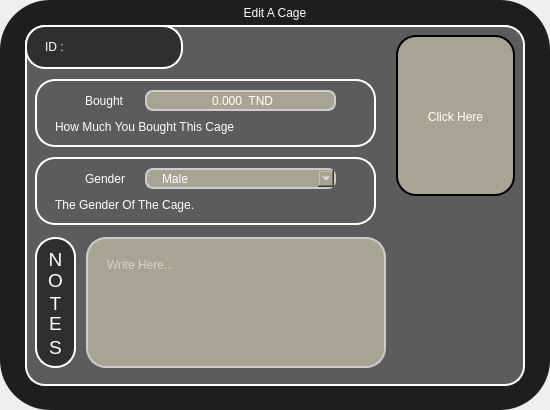
<?xml version="1.0" encoding="UTF-8"?>
<ui version="4.0">
 <class>EditCage_Main</class>
 <widget class="QDialog" name="EditCage_Main">
  <property name="geometry">
   <rect>
    <x>0</x>
    <y>0</y>
    <width>550</width>
    <height>410</height>
   </rect>
  </property>
  <property name="minimumSize">
   <size>
    <width>550</width>
    <height>410</height>
   </size>
  </property>
  <property name="maximumSize">
   <size>
    <width>550</width>
    <height>410</height>
   </size>
  </property>
  <property name="windowTitle">
   <string>Dialog</string>
  </property>
  <property name="styleSheet">
   <string notr="true"/>
  </property>
  <widget class="QFrame" name="Background">
   <property name="geometry">
    <rect>
     <x>0</x>
     <y>0</y>
     <width>550</width>
     <height>410</height>
    </rect>
   </property>
   <property name="minimumSize">
    <size>
     <width>550</width>
     <height>410</height>
    </size>
   </property>
   <property name="maximumSize">
    <size>
     <width>550</width>
     <height>410</height>
    </size>
   </property>
   <property name="styleSheet">
    <string notr="true">QWidget{
	background-color: rgb(30, 30, 30);
	color: rgb(255, 255, 255);
	font: 75 9pt &quot;Orbitron&quot;;
	border-style: outset;
    	border-radius: 50px;
}</string>
   </property>
   <property name="frameShape">
    <enum>QFrame::StyledPanel</enum>
   </property>
   <property name="frameShadow">
    <enum>QFrame::Raised</enum>
   </property>
   <widget class="QFrame" name="Infos_Frame">
    <property name="enabled">
     <bool>true</bool>
    </property>
    <property name="geometry">
     <rect>
      <x>25</x>
      <y>25</y>
      <width>500</width>
      <height>361</height>
     </rect>
    </property>
    <property name="minimumSize">
     <size>
      <width>500</width>
      <height>361</height>
     </size>
    </property>
    <property name="maximumSize">
     <size>
      <width>500</width>
      <height>361</height>
     </size>
    </property>
    <property name="styleSheet">
     <string notr="true">QWidget{
	background-color: #5C5C5C;
	color: rgb(255, 255, 255);
	font: 75 18pt &quot;Acme&quot;;
	border: 2px solid #ffffff;
	border-style: outset;
    	border-radius: 20px;
}</string>
    </property>
    <property name="frameShape">
     <enum>QFrame::StyledPanel</enum>
    </property>
    <property name="frameShadow">
     <enum>QFrame::Raised</enum>
    </property>
    <widget class="QFrame" name="ID_Frame">
     <property name="enabled">
      <bool>true</bool>
     </property>
     <property name="geometry">
      <rect>
       <x>0</x>
       <y>0</y>
       <width>158</width>
       <height>44</height>
      </rect>
     </property>
     <property name="minimumSize">
      <size>
       <width>158</width>
       <height>44</height>
      </size>
     </property>
     <property name="maximumSize">
      <size>
       <width>158</width>
       <height>44</height>
      </size>
     </property>
     <property name="styleSheet">
      <string notr="true">QWidget{
	background-color: #2F2F2F;
	color: rgb(255, 255, 255);
	border: 2px solid #ffffff;
	border-style: outset;
    	border-radius: 20px;
}</string>
     </property>
     <property name="frameShape">
      <enum>QFrame::StyledPanel</enum>
     </property>
     <property name="frameShadow">
      <enum>QFrame::Raised</enum>
     </property>
     <widget class="QLabel" name="ID_Label">
      <property name="geometry">
       <rect>
        <x>20</x>
        <y>6</y>
        <width>121</width>
        <height>31</height>
       </rect>
      </property>
      <property name="minimumSize">
       <size>
        <width>121</width>
        <height>31</height>
       </size>
      </property>
      <property name="maximumSize">
       <size>
        <width>121</width>
        <height>31</height>
       </size>
      </property>
      <property name="styleSheet">
       <string notr="true">QLabel {
border: none;
background-color: rgba(0, 0, 0, 0);
color: rgb(255, 255, 255);
font: 75 18pt &quot;Acme&quot;;
}</string>
      </property>
      <property name="text">
       <string>ID : </string>
      </property>
     </widget>
    </widget>
    <widget class="QFrame" name="Cage_Avatar_Frame">
     <property name="geometry">
      <rect>
       <x>371</x>
       <y>10</y>
       <width>119</width>
       <height>161</height>
      </rect>
     </property>
     <property name="minimumSize">
      <size>
       <width>119</width>
       <height>161</height>
      </size>
     </property>
     <property name="maximumSize">
      <size>
       <width>119</width>
       <height>161</height>
      </size>
     </property>
     <property name="styleSheet">
      <string notr="true">QWidget{
	background-color:rgb(167, 164, 147);
	color: rgb(255, 255, 255);
	border: 2px solid rgb(0, 0, 0);
	border-style: outset;
    	border-radius: 20px;
}</string>
     </property>
     <property name="frameShape">
      <enum>QFrame::StyledPanel</enum>
     </property>
     <property name="frameShadow">
      <enum>QFrame::Raised</enum>
     </property>
     <widget class="QPushButton" name="Cage_Avatar_Button">
      <property name="geometry">
       <rect>
        <x>4</x>
        <y>6</y>
        <width>111</width>
        <height>151</height>
       </rect>
      </property>
      <property name="styleSheet">
       <string notr="true">QPushButton {
	color: rgb(255, 255, 255);
	font: 75 15pt &quot;Acme&quot;;
	border:none;
}
QPushButton:hover {
	color: rgb(229, 255, 185);
	font: 75 15pt &quot;Acme&quot;;
	border:none;
}

QPushButton:pressed {
	color: rgb(120, 133, 96);
	font: 75 15pt &quot;Acme&quot;;
	border:none;
}</string>
      </property>
      <property name="text">
       <string>Click Here</string>
      </property>
      <property name="icon">
       <iconset resource="resources.qrc">
        <normaloff>:/Icons/Cages_White.png</normaloff>:/Icons/Cages_White.png</iconset>
      </property>
      <property name="checkable">
       <bool>false</bool>
      </property>
      <property name="flat">
       <bool>false</bool>
      </property>
     </widget>
    </widget>
    <widget class="QFrame" name="Bought_Frame">
     <property name="geometry">
      <rect>
       <x>10</x>
       <y>54</y>
       <width>341</width>
       <height>68</height>
      </rect>
     </property>
     <property name="minimumSize">
      <size>
       <width>341</width>
       <height>68</height>
      </size>
     </property>
     <property name="maximumSize">
      <size>
       <width>341</width>
       <height>68</height>
      </size>
     </property>
     <property name="styleSheet">
      <string notr="true">QWidget{
	background-color: #5C5C5C;
	color: rgb(255, 255, 255);
	font: 75 18pt &quot;Acme&quot;;
	border: 2px solid #ffffff;
	border-style: outset;
    	border-radius: 20px;
}</string>
     </property>
     <property name="frameShape">
      <enum>QFrame::StyledPanel</enum>
     </property>
     <property name="frameShadow">
      <enum>QFrame::Raised</enum>
     </property>
     <widget class="QLabel" name="Cage_Bought_Label">
      <property name="geometry">
       <rect>
        <x>50</x>
        <y>11</y>
        <width>80</width>
        <height>21</height>
       </rect>
      </property>
      <property name="minimumSize">
       <size>
        <width>80</width>
        <height>21</height>
       </size>
      </property>
      <property name="maximumSize">
       <size>
        <width>80</width>
        <height>21</height>
       </size>
      </property>
      <property name="styleSheet">
       <string notr="true">QLabel {
border: none;
background-color: rgba(0, 0, 0, 0);
color: rgb(255, 255, 255);
font: 75 13pt &quot;Acme&quot;;
}</string>
      </property>
      <property name="text">
       <string>Bought</string>
      </property>
     </widget>
     <widget class="QDoubleSpinBox" name="Bought_Input">
      <property name="geometry">
       <rect>
        <x>110</x>
        <y>11</y>
        <width>191</width>
        <height>21</height>
       </rect>
      </property>
      <property name="minimumSize">
       <size>
        <width>191</width>
        <height>21</height>
       </size>
      </property>
      <property name="maximumSize">
       <size>
        <width>191</width>
        <height>21</height>
       </size>
      </property>
      <property name="styleSheet">
       <string notr="true">QDoubleSpinBox {
	background-color:rgb(167, 164, 147);
	padding-left: 5px;
	border: 2px solid #ccc;
	border-radius: 8px;
	background-repeat: no-repeat;
	background-position: left center;
	font: 75 15pt &quot;Acme&quot;;
}</string>
      </property>
      <property name="wrapping">
       <bool>false</bool>
      </property>
      <property name="alignment">
       <set>Qt::AlignCenter</set>
      </property>
      <property name="buttonSymbols">
       <enum>QAbstractSpinBox::NoButtons</enum>
      </property>
      <property name="accelerated">
       <bool>true</bool>
      </property>
      <property name="prefix">
       <string/>
      </property>
      <property name="suffix">
       <string>  TND</string>
      </property>
      <property name="decimals">
       <number>3</number>
      </property>
      <property name="maximum">
       <double>9999.989999999999782</double>
      </property>
      <property name="singleStep">
       <double>0.500000000000000</double>
      </property>
     </widget>
     <widget class="QLabel" name="Cage_Bought_Icon">
      <property name="geometry">
       <rect>
        <x>20</x>
        <y>11</y>
        <width>21</width>
        <height>21</height>
       </rect>
      </property>
      <property name="minimumSize">
       <size>
        <width>21</width>
        <height>21</height>
       </size>
      </property>
      <property name="maximumSize">
       <size>
        <width>21</width>
        <height>21</height>
       </size>
      </property>
      <property name="styleSheet">
       <string notr="true">border: none;
background-color: rgba(0, 0, 0, 0);
color: rgb(255, 255, 255);
font: 75 18pt &quot;Acme&quot;;</string>
      </property>
      <property name="text">
       <string/>
      </property>
      <property name="pixmap">
       <pixmap resource="resources.qrc">:/Icons/TND_White.png</pixmap>
      </property>
      <property name="scaledContents">
       <bool>true</bool>
      </property>
      <property name="alignment">
       <set>Qt::AlignCenter</set>
      </property>
     </widget>
     <widget class="QLabel" name="Bought_Infos">
      <property name="geometry">
       <rect>
        <x>20</x>
        <y>37</y>
        <width>301</width>
        <height>21</height>
       </rect>
      </property>
      <property name="minimumSize">
       <size>
        <width>301</width>
        <height>21</height>
       </size>
      </property>
      <property name="maximumSize">
       <size>
        <width>301</width>
        <height>21</height>
       </size>
      </property>
      <property name="styleSheet">
       <string notr="true">QLabel {border: none;
background-color: rgba(0, 0, 0, 0);
color: rgbrgb(0, 174, 255);
font: 75 13pt &quot;Acme&quot;;
}</string>
      </property>
      <property name="text">
       <string>How Much You Bought This Cage</string>
      </property>
     </widget>
    </widget>
    <widget class="QFrame" name="Gender_Frame">
     <property name="geometry">
      <rect>
       <x>10</x>
       <y>132</y>
       <width>341</width>
       <height>68</height>
      </rect>
     </property>
     <property name="minimumSize">
      <size>
       <width>341</width>
       <height>68</height>
      </size>
     </property>
     <property name="maximumSize">
      <size>
       <width>341</width>
       <height>68</height>
      </size>
     </property>
     <property name="frameShape">
      <enum>QFrame::StyledPanel</enum>
     </property>
     <property name="frameShadow">
      <enum>QFrame::Raised</enum>
     </property>
     <widget class="QLabel" name="Cage_Gender_Icon">
      <property name="geometry">
       <rect>
        <x>20</x>
        <y>11</y>
        <width>21</width>
        <height>21</height>
       </rect>
      </property>
      <property name="minimumSize">
       <size>
        <width>21</width>
        <height>21</height>
       </size>
      </property>
      <property name="maximumSize">
       <size>
        <width>21</width>
        <height>21</height>
       </size>
      </property>
      <property name="styleSheet">
       <string notr="true">border: none;
background-color: rgba(0, 0, 0, 0);
color: rgb(255, 255, 255);
font: 75 18pt &quot;Acme&quot;;</string>
      </property>
      <property name="text">
       <string/>
      </property>
      <property name="pixmap">
       <pixmap resource="resources.qrc">:/Icons/Gender_White.png</pixmap>
      </property>
      <property name="scaledContents">
       <bool>true</bool>
      </property>
      <property name="alignment">
       <set>Qt::AlignCenter</set>
      </property>
     </widget>
     <widget class="QComboBox" name="Gender_Input">
      <property name="geometry">
       <rect>
        <x>110</x>
        <y>11</y>
        <width>191</width>
        <height>21</height>
       </rect>
      </property>
      <property name="minimumSize">
       <size>
        <width>191</width>
        <height>21</height>
       </size>
      </property>
      <property name="maximumSize">
       <size>
        <width>191</width>
        <height>21</height>
       </size>
      </property>
      <property name="styleSheet">
       <string notr="true">QComboBox {
	background-color:rgb(167, 164, 147);
	padding:1px 18px 1px 3px;
	padding-left: 15px;
	border: 2px solid #ccc;
	border-radius: 8px;
	background-repeat: no-repeat;
	background-position: left center;
	font: 75 15pt &quot;Acme&quot;;
}</string>
      </property>
      <item>
       <property name="text">
        <string>Male</string>
       </property>
       <property name="icon">
        <iconset resource="resources.qrc">
         <normaloff>:/Icons/Gender_Male_White.png</normaloff>
         <normalon>:/Icons/Gender_Male_Green.png</normalon>:/Icons/Gender_Male_White.png</iconset>
       </property>
      </item>
      <item>
       <property name="text">
        <string>Female</string>
       </property>
       <property name="icon">
        <iconset resource="resources.qrc">
         <normaloff>:/Icons/Gender_Female_White.png</normaloff>
         <normalon>:/Icons/Gender_Female_Green.png</normalon>:/Icons/Gender_Female_White.png</iconset>
       </property>
      </item>
      <item>
       <property name="text">
        <string>Kids</string>
       </property>
       <property name="icon">
        <iconset resource="resources.qrc">
         <normaloff>:/Icons/Gender_Null_White.png</normaloff>
         <normalon>:/Icons/Gender_Null_Green.png</normalon>:/Icons/Gender_Null_White.png</iconset>
       </property>
      </item>
     </widget>
     <widget class="QLabel" name="Cage_Gender_Label">
      <property name="geometry">
       <rect>
        <x>50</x>
        <y>11</y>
        <width>61</width>
        <height>21</height>
       </rect>
      </property>
      <property name="minimumSize">
       <size>
        <width>61</width>
        <height>21</height>
       </size>
      </property>
      <property name="maximumSize">
       <size>
        <width>61</width>
        <height>21</height>
       </size>
      </property>
      <property name="styleSheet">
       <string notr="true">QLabel {
border: none;
background-color: rgba(0, 0, 0, 0);
color: rgb(255, 255, 255);
font: 75 13pt &quot;Acme&quot;;
}</string>
      </property>
      <property name="text">
       <string>Gender</string>
      </property>
     </widget>
     <widget class="QLabel" name="Gender_Infos">
      <property name="geometry">
       <rect>
        <x>20</x>
        <y>37</y>
        <width>301</width>
        <height>21</height>
       </rect>
      </property>
      <property name="minimumSize">
       <size>
        <width>301</width>
        <height>21</height>
       </size>
      </property>
      <property name="maximumSize">
       <size>
        <width>301</width>
        <height>21</height>
       </size>
      </property>
      <property name="styleSheet">
       <string notr="true">QLabel {border: none;
background-color: rgba(0, 0, 0, 0);
color: rgbrgb(0, 174, 255);
font: 75 13pt &quot;Acme&quot;;
}</string>
      </property>
      <property name="text">
       <string>The Gender Of The Cage.</string>
      </property>
     </widget>
    </widget>
    <widget class="QFrame" name="Notes_Label_Frame">
     <property name="geometry">
      <rect>
       <x>10</x>
       <y>212</y>
       <width>41</width>
       <height>131</height>
      </rect>
     </property>
     <property name="minimumSize">
      <size>
       <width>41</width>
       <height>131</height>
      </size>
     </property>
     <property name="maximumSize">
      <size>
       <width>41</width>
       <height>131</height>
      </size>
     </property>
     <property name="styleSheet">
      <string notr="true">QWidget{
	background-color: #2F2F2F;
	color: rgb(255, 255, 255);
	border: 2px solid #ffffff;
	border-style: outset;
    	border-radius: 20px;
}</string>
     </property>
     <property name="frameShape">
      <enum>QFrame::StyledPanel</enum>
     </property>
     <property name="frameShadow">
      <enum>QFrame::Raised</enum>
     </property>
     <widget class="QLabel" name="Notes_Text_Label">
      <property name="geometry">
       <rect>
        <x>0</x>
        <y>2</y>
        <width>41</width>
        <height>41</height>
       </rect>
      </property>
      <property name="layoutDirection">
       <enum>Qt::LeftToRight</enum>
      </property>
      <property name="autoFillBackground">
       <bool>false</bool>
      </property>
      <property name="styleSheet">
       <string notr="true">QLabel {
border: none;
background-color: rgba(0, 0, 0, 0);
color: rgb(255, 255, 255);
font: 75 18pt &quot;Acme&quot;;
}</string>
      </property>
      <property name="text">
       <string>&lt;!DOCTYPE HTML PUBLIC &quot;-//W3C//DTD HTML 4.0//EN&quot; &quot;http://www.w3.org/TR/REC-html40/strict.dtd&quot;&gt;
&lt;html&gt;&lt;head&gt;&lt;meta name=&quot;qrichtext&quot; content=&quot;1&quot; /&gt;&lt;style type=&quot;text/css&quot;&gt;
p, li { white-space: pre-wrap; }
&lt;/style&gt;&lt;/head&gt;&lt;body style=&quot; font-family:'Acme'; font-size:18pt; font-weight:72; font-style:normal;&quot;&gt;
&lt;p style=&quot; margin-top:12px; margin-bottom:12px; margin-left:0px; margin-right:0px; -qt-block-indent:0; text-indent:0px;&quot;&gt;&lt;span style=&quot; font-size:14pt;&quot;&gt;N&lt;/span&gt;&lt;/p&gt;&lt;/body&gt;&lt;/html&gt;</string>
      </property>
      <property name="textFormat">
       <enum>Qt::RichText</enum>
      </property>
      <property name="scaledContents">
       <bool>false</bool>
      </property>
      <property name="alignment">
       <set>Qt::AlignCenter</set>
      </property>
      <property name="wordWrap">
       <bool>false</bool>
      </property>
      <property name="openExternalLinks">
       <bool>false</bool>
      </property>
     </widget>
     <widget class="QLabel" name="Notes_Text_Label_2">
      <property name="geometry">
       <rect>
        <x>0</x>
        <y>23</y>
        <width>41</width>
        <height>41</height>
       </rect>
      </property>
      <property name="layoutDirection">
       <enum>Qt::LeftToRight</enum>
      </property>
      <property name="autoFillBackground">
       <bool>false</bool>
      </property>
      <property name="styleSheet">
       <string notr="true">QLabel {
border: none;
background-color: rgba(0, 0, 0, 0);
color: rgb(255, 255, 255);
font: 75 18pt &quot;Acme&quot;;
}</string>
      </property>
      <property name="text">
       <string>&lt;!DOCTYPE HTML PUBLIC &quot;-//W3C//DTD HTML 4.0//EN&quot; &quot;http://www.w3.org/TR/REC-html40/strict.dtd&quot;&gt;
&lt;html&gt;&lt;head&gt;&lt;meta name=&quot;qrichtext&quot; content=&quot;1&quot; /&gt;&lt;style type=&quot;text/css&quot;&gt;
p, li { white-space: pre-wrap; }
&lt;/style&gt;&lt;/head&gt;&lt;body style=&quot; font-family:'Acme'; font-size:18pt; font-weight:72; font-style:normal;&quot;&gt;
&lt;p style=&quot; margin-top:12px; margin-bottom:12px; margin-left:0px; margin-right:0px; -qt-block-indent:0; text-indent:0px;&quot;&gt;&lt;span style=&quot; font-size:14pt;&quot;&gt;O&lt;/span&gt;&lt;/p&gt;&lt;/body&gt;&lt;/html&gt;</string>
      </property>
      <property name="textFormat">
       <enum>Qt::RichText</enum>
      </property>
      <property name="scaledContents">
       <bool>false</bool>
      </property>
      <property name="alignment">
       <set>Qt::AlignCenter</set>
      </property>
      <property name="wordWrap">
       <bool>false</bool>
      </property>
      <property name="openExternalLinks">
       <bool>false</bool>
      </property>
     </widget>
     <widget class="QLabel" name="Notes_Text_Label_3">
      <property name="geometry">
       <rect>
        <x>0</x>
        <y>46</y>
        <width>41</width>
        <height>41</height>
       </rect>
      </property>
      <property name="layoutDirection">
       <enum>Qt::LeftToRight</enum>
      </property>
      <property name="autoFillBackground">
       <bool>false</bool>
      </property>
      <property name="styleSheet">
       <string notr="true">QLabel {
border: none;
background-color: rgba(0, 0, 0, 0);
color: rgb(255, 255, 255);
font: 75 18pt &quot;Acme&quot;;
}</string>
      </property>
      <property name="text">
       <string>&lt;!DOCTYPE HTML PUBLIC &quot;-//W3C//DTD HTML 4.0//EN&quot; &quot;http://www.w3.org/TR/REC-html40/strict.dtd&quot;&gt;
&lt;html&gt;&lt;head&gt;&lt;meta name=&quot;qrichtext&quot; content=&quot;1&quot; /&gt;&lt;style type=&quot;text/css&quot;&gt;
p, li { white-space: pre-wrap; }
&lt;/style&gt;&lt;/head&gt;&lt;body style=&quot; font-family:'Acme'; font-size:18pt; font-weight:72; font-style:normal;&quot;&gt;
&lt;p style=&quot; margin-top:12px; margin-bottom:12px; margin-left:0px; margin-right:0px; -qt-block-indent:0; text-indent:0px;&quot;&gt;&lt;span style=&quot; font-size:14pt;&quot;&gt;T&lt;/span&gt;&lt;/p&gt;&lt;/body&gt;&lt;/html&gt;</string>
      </property>
      <property name="textFormat">
       <enum>Qt::RichText</enum>
      </property>
      <property name="scaledContents">
       <bool>false</bool>
      </property>
      <property name="alignment">
       <set>Qt::AlignCenter</set>
      </property>
      <property name="wordWrap">
       <bool>false</bool>
      </property>
      <property name="openExternalLinks">
       <bool>false</bool>
      </property>
     </widget>
     <widget class="QLabel" name="Notes_Text_Label_4">
      <property name="geometry">
       <rect>
        <x>0</x>
        <y>66</y>
        <width>41</width>
        <height>41</height>
       </rect>
      </property>
      <property name="layoutDirection">
       <enum>Qt::LeftToRight</enum>
      </property>
      <property name="autoFillBackground">
       <bool>false</bool>
      </property>
      <property name="styleSheet">
       <string notr="true">QLabel {
border: none;
background-color: rgba(0, 0, 0, 0);
color: rgb(255, 255, 255);
font: 75 18pt &quot;Acme&quot;;
}</string>
      </property>
      <property name="text">
       <string>&lt;!DOCTYPE HTML PUBLIC &quot;-//W3C//DTD HTML 4.0//EN&quot; &quot;http://www.w3.org/TR/REC-html40/strict.dtd&quot;&gt;
&lt;html&gt;&lt;head&gt;&lt;meta name=&quot;qrichtext&quot; content=&quot;1&quot; /&gt;&lt;style type=&quot;text/css&quot;&gt;
p, li { white-space: pre-wrap; }
&lt;/style&gt;&lt;/head&gt;&lt;body style=&quot; font-family:'Acme'; font-size:18pt; font-weight:72; font-style:normal;&quot;&gt;
&lt;p style=&quot; margin-top:12px; margin-bottom:12px; margin-left:0px; margin-right:0px; -qt-block-indent:0; text-indent:0px;&quot;&gt;&lt;span style=&quot; font-size:14pt;&quot;&gt;E&lt;/span&gt;&lt;/p&gt;&lt;/body&gt;&lt;/html&gt;</string>
      </property>
      <property name="textFormat">
       <enum>Qt::RichText</enum>
      </property>
      <property name="scaledContents">
       <bool>false</bool>
      </property>
      <property name="alignment">
       <set>Qt::AlignCenter</set>
      </property>
      <property name="wordWrap">
       <bool>false</bool>
      </property>
      <property name="openExternalLinks">
       <bool>false</bool>
      </property>
     </widget>
     <widget class="QLabel" name="Notes_Text_Label_5">
      <property name="geometry">
       <rect>
        <x>0</x>
        <y>90</y>
        <width>41</width>
        <height>41</height>
       </rect>
      </property>
      <property name="layoutDirection">
       <enum>Qt::LeftToRight</enum>
      </property>
      <property name="autoFillBackground">
       <bool>false</bool>
      </property>
      <property name="styleSheet">
       <string notr="true">QLabel {
border: none;
background-color: rgba(0, 0, 0, 0);
color: rgb(255, 255, 255);
font: 75 18pt &quot;Acme&quot;;
}</string>
      </property>
      <property name="text">
       <string>&lt;!DOCTYPE HTML PUBLIC &quot;-//W3C//DTD HTML 4.0//EN&quot; &quot;http://www.w3.org/TR/REC-html40/strict.dtd&quot;&gt;
&lt;html&gt;&lt;head&gt;&lt;meta name=&quot;qrichtext&quot; content=&quot;1&quot; /&gt;&lt;style type=&quot;text/css&quot;&gt;
p, li { white-space: pre-wrap; }
&lt;/style&gt;&lt;/head&gt;&lt;body style=&quot; font-family:'Acme'; font-size:18pt; font-weight:72; font-style:normal;&quot;&gt;
&lt;p style=&quot; margin-top:12px; margin-bottom:12px; margin-left:0px; margin-right:0px; -qt-block-indent:0; text-indent:0px;&quot;&gt;&lt;span style=&quot; font-size:14pt;&quot;&gt;S&lt;/span&gt;&lt;/p&gt;&lt;/body&gt;&lt;/html&gt;</string>
      </property>
      <property name="textFormat">
       <enum>Qt::RichText</enum>
      </property>
      <property name="scaledContents">
       <bool>false</bool>
      </property>
      <property name="alignment">
       <set>Qt::AlignCenter</set>
      </property>
      <property name="wordWrap">
       <bool>false</bool>
      </property>
      <property name="openExternalLinks">
       <bool>false</bool>
      </property>
     </widget>
    </widget>
    <widget class="QPlainTextEdit" name="Notes_Input">
     <property name="geometry">
      <rect>
       <x>61</x>
       <y>212</y>
       <width>300</width>
       <height>131</height>
      </rect>
     </property>
     <property name="minimumSize">
      <size>
       <width>300</width>
       <height>131</height>
      </size>
     </property>
     <property name="maximumSize">
      <size>
       <width>300</width>
       <height>131</height>
      </size>
     </property>
     <property name="styleSheet">
      <string notr="true">QPlainTextEdit{
	background-color:rgb(167, 164, 147);
	padding-left: 15px;
	padding-top: 15px;
	padding-right: 15px;
	border: 2px solid #ccc;
	border-radius: 8px;
	background-repeat: no-repeat;
	background-position: left center;
	font: 75 15pt &quot;Acme&quot;;
    	border-radius: 20px;
}</string>
     </property>
     <property name="verticalScrollBarPolicy">
      <enum>Qt::ScrollBarAlwaysOff</enum>
     </property>
     <property name="horizontalScrollBarPolicy">
      <enum>Qt::ScrollBarAlwaysOff</enum>
     </property>
     <property name="documentTitle">
      <string/>
     </property>
     <property name="placeholderText">
      <string>Write Here...</string>
     </property>
    </widget>
    <widget class="QPushButton" name="Edit_Cage_Button">
     <property name="enabled">
      <bool>true</bool>
     </property>
     <property name="geometry">
      <rect>
       <x>408</x>
       <y>226</y>
       <width>43</width>
       <height>33</height>
      </rect>
     </property>
     <property name="minimumSize">
      <size>
       <width>43</width>
       <height>33</height>
      </size>
     </property>
     <property name="maximumSize">
      <size>
       <width>43</width>
       <height>33</height>
      </size>
     </property>
     <property name="font">
      <font>
       <family>Acme</family>
       <pointsize>18</pointsize>
       <weight>9</weight>
       <italic>false</italic>
       <bold>false</bold>
      </font>
     </property>
     <property name="cursor">
      <cursorShape>ArrowCursor</cursorShape>
     </property>
     <property name="styleSheet">
      <string notr="true">QPushButton {
	border: none;
	background-color:rgba(0, 0, 0, 0);
	image: url(:/Icons/Edit_Cage_White.png);
}
QPushButton:hover {
	border: none;
	background-color:rgba(0, 0, 0, 0);
	image: url(:/Icons/Edit_Cage_Mix.png);
}

QPushButton:pressed {
	border: none;
	background-color:rgba(0, 0, 0, 0);
	image: url(:/Icons/Edit_Cage_Green.png);
}</string>
     </property>
     <property name="text">
      <string/>
     </property>
     <property name="iconSize">
      <size>
       <width>20</width>
       <height>20</height>
      </size>
     </property>
     <property name="shortcut">
      <string>Return</string>
     </property>
     <property name="checkable">
      <bool>false</bool>
     </property>
     <property name="autoRepeat">
      <bool>false</bool>
     </property>
     <property name="autoExclusive">
      <bool>false</bool>
     </property>
     <property name="autoRepeatDelay">
      <number>50</number>
     </property>
     <property name="autoRepeatInterval">
      <number>10</number>
     </property>
    </widget>
    <widget class="QPushButton" name="Exit_Cage_Button">
     <property name="enabled">
      <bool>true</bool>
     </property>
     <property name="geometry">
      <rect>
       <x>408</x>
       <y>277</y>
       <width>43</width>
       <height>33</height>
      </rect>
     </property>
     <property name="minimumSize">
      <size>
       <width>43</width>
       <height>33</height>
      </size>
     </property>
     <property name="maximumSize">
      <size>
       <width>43</width>
       <height>33</height>
      </size>
     </property>
     <property name="font">
      <font>
       <family>Acme</family>
       <pointsize>18</pointsize>
       <weight>9</weight>
       <italic>false</italic>
       <bold>false</bold>
      </font>
     </property>
     <property name="cursor">
      <cursorShape>ArrowCursor</cursorShape>
     </property>
     <property name="styleSheet">
      <string notr="true">QPushButton {
	border: none;
	background-color:rgba(0, 0, 0, 0);
	image: url(:/Icons/Exit_White.png);
}
QPushButton:hover {
	border: none;
	background-color:rgba(0, 0, 0, 0);
	image: url(:/Icons/Exit_Mix.png);
}

QPushButton:pressed {
	border: none;
	background-color:rgba(0, 0, 0, 0);
	image: url(:/Icons/Exit_Red.png);
}</string>
     </property>
     <property name="text">
      <string/>
     </property>
     <property name="iconSize">
      <size>
       <width>20</width>
       <height>20</height>
      </size>
     </property>
     <property name="shortcut">
      <string>Esc</string>
     </property>
     <property name="checkable">
      <bool>false</bool>
     </property>
     <property name="autoRepeat">
      <bool>false</bool>
     </property>
     <property name="autoExclusive">
      <bool>false</bool>
     </property>
     <property name="autoRepeatDelay">
      <number>50</number>
     </property>
     <property name="autoRepeatInterval">
      <number>10</number>
     </property>
    </widget>
   </widget>
   <widget class="QLabel" name="Cage_Title">
    <property name="geometry">
     <rect>
      <x>50</x>
      <y>2</y>
      <width>450</width>
      <height>21</height>
     </rect>
    </property>
    <property name="minimumSize">
     <size>
      <width>450</width>
      <height>21</height>
     </size>
    </property>
    <property name="maximumSize">
     <size>
      <width>450</width>
      <height>21</height>
     </size>
    </property>
    <property name="styleSheet">
     <string notr="true">border: none;
background-color: rgba(0, 0, 0, 0);
color: rgb(255, 255, 255);
font: 75 15pt &quot;Acme&quot;;</string>
    </property>
    <property name="text">
     <string>Edit A Cage</string>
    </property>
    <property name="alignment">
     <set>Qt::AlignCenter</set>
    </property>
   </widget>
  </widget>
 </widget>
 <tabstops>
  <tabstop>Gender_Input</tabstop>
  <tabstop>Notes_Input</tabstop>
  <tabstop>Cage_Avatar_Button</tabstop>
  <tabstop>Edit_Cage_Button</tabstop>
  <tabstop>Exit_Cage_Button</tabstop>
 </tabstops>
 <resources>
  <include location="resources.qrc"/>
 </resources>
 <connections>
  <connection>
   <sender>Exit_Cage_Button</sender>
   <signal>clicked()</signal>
   <receiver>EditCage_Main</receiver>
   <slot>close()</slot>
   <hints>
    <hint type="sourcelabel">
     <x>454</x>
     <y>472</y>
    </hint>
    <hint type="destinationlabel">
     <x>274</x>
     <y>274</y>
    </hint>
   </hints>
  </connection>
 </connections>
</ui>
